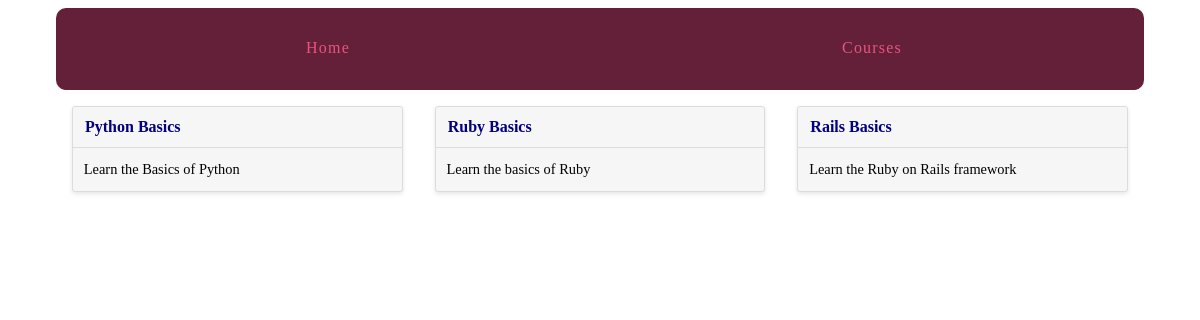
Page /courses/ on the committed database.
### courses/models.py (models this page shows, shortened)
class Course(models.Model): #extend from base Model class
    created_at = models.DateTimeField(auto_now_add = True)
    title = models.CharField(max_length = 255)
    description = models.TextField()

### courses/views.py (the view)
def course_list(request):
    courses = Course.objects.all() #selects all courses that exist
    return render(request, 'courses/course_list.html', {'courses': courses}) #takes 3 arguments - request, template to render, optional context dictionary

### courses/templates/courses/course_list.html (shortened to what this page needs)
{% extends 'layout.html' %}
{% load static from staticfiles %}
{% block static %}<link rel="stylesheet" href="{% static 'courses/css/courses.css' %}"> {% endblock %}
{% block content %}
<div class="cards">
  {% for course in courses %}
  <div class="card">
    <header><a href="{% url 'courses:detail' pk=course.pk %}">{{ course.title}}</a></header>
      <div class="card-copy">
        {{ course.description }}
      </div>
  </div>
  {% endfor %}
</div>
{% endblock %}

### assets/css/layout.css (style rules this page uses)
html { box-sizing: border-box; }
*, *::after, *::before { box-sizing: inherit; }
.cards { display: -webkit-box; display: -moz-box; display: box; display: -webkit-flex; display: -moz-flex; display: -ms-flexbox; display: flex; -webkit-box-lines: multiple; -moz-box-lines: multiple; box-lines: multiple; -webkit-flex-wrap: wrap; -moz-flex-wrap: wrap; -ms-flex-wrap: wrap; flex-wrap: wrap; -webkit-box-pack: justify; -moz-box-pack: justify; box-pack: justify; -webkit-justify-content: space-between; -moz-justify-content: space-between; -ms-justify-content: space-between; -o-justify-content: space-between; justify-content: space-between; -ms-flex-pack: justify; }
.card { -webkit-flex-basis: 15em; -moz-flex-basis: 15em; flex-basis: 15em; -ms-flex-preferred-size: 15em; -webkit-flex-grow: 1; -moz-flex-grow: 1; flex-grow: 1; -ms-flex-positive: 1; -webkit-transition: all 0.2s ease-in-out; -moz-transition: all 0.2s ease-in-out; transition: all 0.2s ease-in-out; background-color: #f6f6f6; border-radius: 3px; border: 1px solid gainsboro; box-shadow: 0 2px 4px #e6e6e6; margin: 0 1em 1.5em 1em; position: relative; }
.card header { -webkit-transition: all 0.2s ease-in-out; -moz-transition: all 0.2s ease-in-out; transition: all 0.2s ease-in-out; background-color: #f6f6f6; border-bottom: 1px solid gainsboro; border-radius: 3px 3px 0 0; font-weight: bold; line-height: 1.5em; padding: 0.5em 0.75em; }
.card header a { color: #642039; text-decoration: none; }
.card .card-copy { font-size: 0.9em; line-height: 1.5em; padding: 0.75em 0.75em; }

### courses/static/courses/css/courses.css (style rules this page uses)
.card header a { color: #000080; }

### rows in the picture
Course: title "Python Basics", description "Learn the Basics of Python"
Course: title "Ruby Basics", description "Learn the basics of Ruby"
Course: title "Rails Basics", description "Learn the Ruby on Rails framework"
